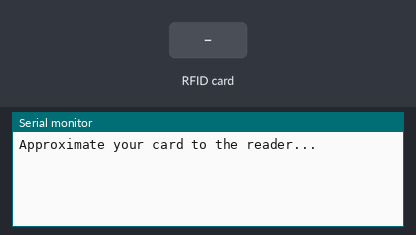
This sketch was run on a simulated Arduino Uno, built with avr-gcc and run on an emulated ATmega328P. Shown: the last lines printed to the serial monitor. The inputs (shaded band) are chosen by the test bench.

Above: at 1.2 s.
1.3 s: RFID card E3 CE 4B 08 held to the reader
At 1.7 s:
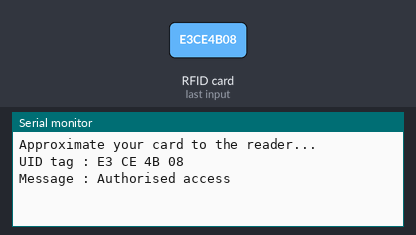
2.8 s: RFID card 5E 7A 19 C4 held to the reader
At 5.3 s:
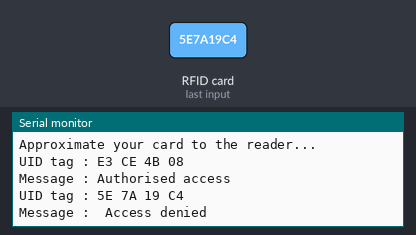

The sketch:

rfid.ino
```cpp
/* Connection diagrame
SDA->10
SCK->13
MOSI->11
MISO->12
GND->GND
RST->9
3.3V->Power 3.3V

*/
#include <SPI.h>
#include <MFRC522.h> //please download MFRC522 library from arduino library manager

#define SS_PIN 10
#define RST_PIN 9
MFRC522 mfrc522(SS_PIN, RST_PIN);

void setup()
{
  Serial.begin(9600);
  SPI.begin();
  mfrc522.PCD_Init();
  Serial.println("Approximate your card to the reader...");
  Serial.println();

}
void loop()
{

  if ( ! mfrc522.PICC_IsNewCardPresent())
  {
    return;
  }

  if ( ! mfrc522.PICC_ReadCardSerial())
  {
    return;
  }

  Serial.print("UID tag :");
  String content= "";
  byte letter;
  for (byte i = 0; i < mfrc522.uid.size; i++)
  {
     Serial.print(mfrc522.uid.uidByte[i] < 0x10 ? " 0" : " ");
     Serial.print(mfrc522.uid.uidByte[i], HEX);
     content.concat(String(mfrc522.uid.uidByte[i] < 0x10 ? " 0" : " "));
     content.concat(String(mfrc522.uid.uidByte[i], HEX));
  }
  Serial.println();
  Serial.print("Message : ");
  content.toUpperCase();
  if (content.substring(1) == "E3 CE 4B 08") // Make sure you change this with your own UID number
  {
    Serial.println("Authorised access");
    Serial.println();
    delay(3000);
  }

 else   {
    Serial.println(" Access denied");
    delay(3000);
  }
}
```

Measured:
- after the input at 1.3 s, the serial monitor: prints a new line at once (image 1)
- after the input at 2.8 s, the serial monitor: prints a new line after 1.5 s (image 2)
